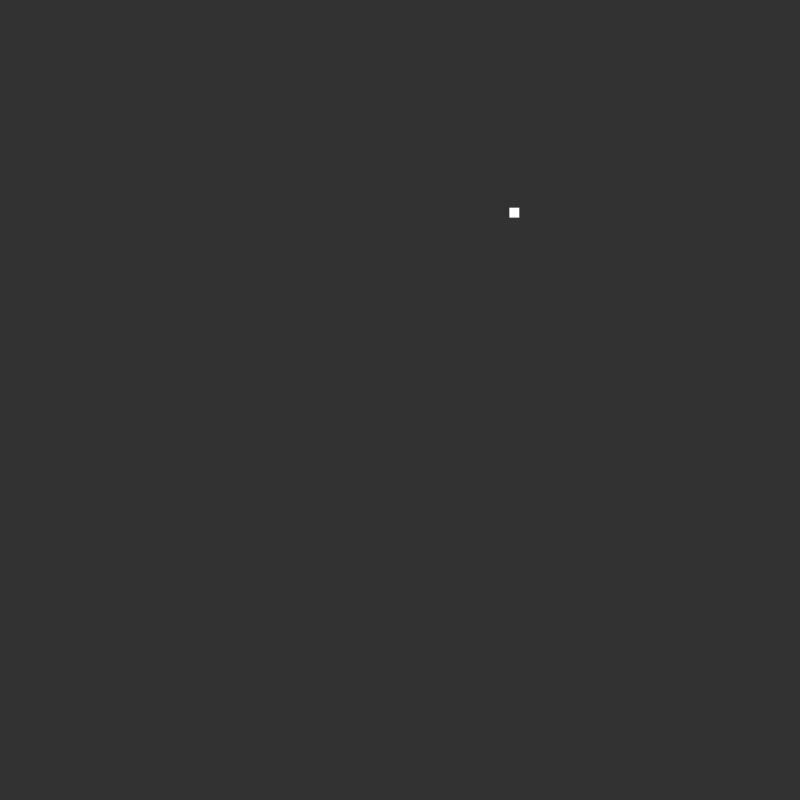
Frame 1 (no input)
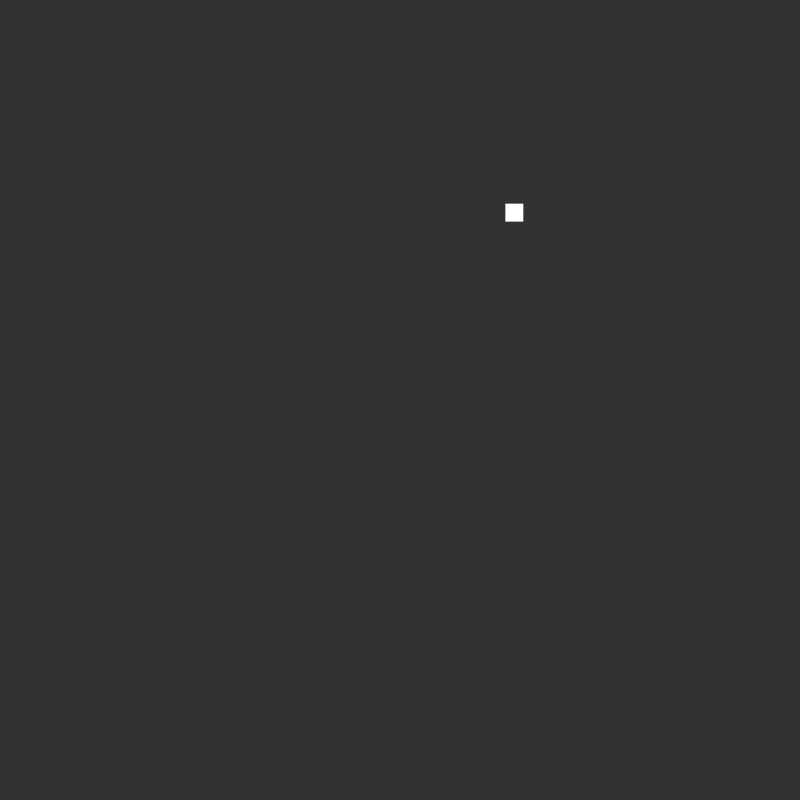
Frame 60 (the mouse pressed at the canvas centre just before this capture)
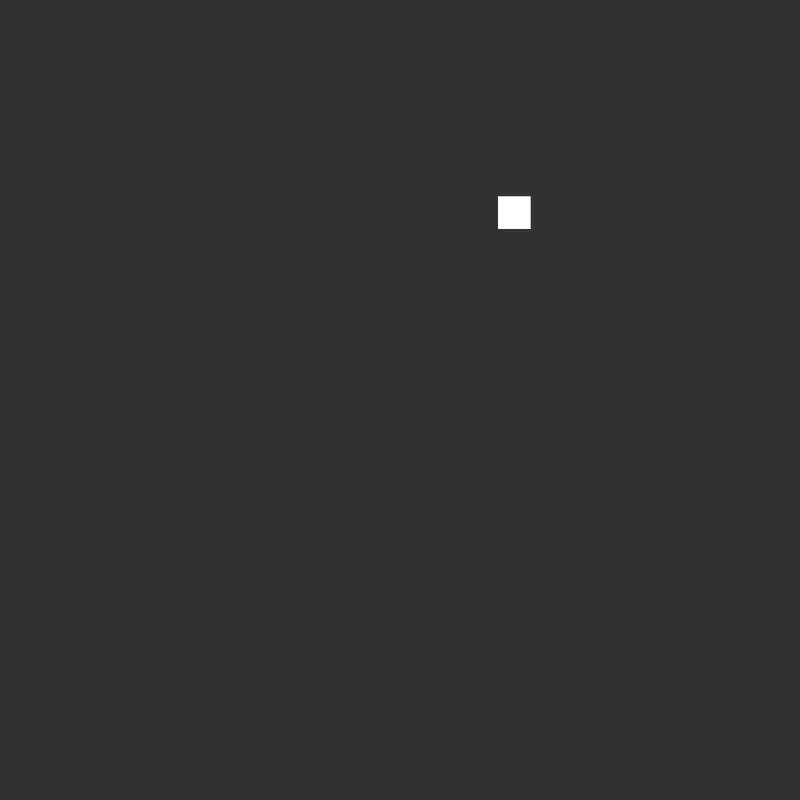
Frame 120 (the mouse held since frame 60 and released just before this capture)

The Processing sketch that drew these frames (run headless with seeded random() and noise(); from frame 60 on, the mouse is pressed at the canvas centre):

// Processing sketch: SimpleClass
// ── SimpleClass.pde

/*
SIMPLE CLASS
Jeff Thompson | 2017 | jeffreythompson.org

While the way we've been coding most of our examples up until
now (using loops and functions) has worked well, for more complex
projects we'll need a better system. One very common paradigm
is called "object-oriented programming" (or OOP, a term coined by
Alan Kay, famous for his work on early GUI systems), which lets us
create our own data types, and add features and actions to them.

In Java, we do this by creating a "class". We've actually already
used classes before – while an int is a "primitive" data type,
Strings are classes, and include lots of extras like the toUpperCase()
method.

For our first example, we'll create a really simple class for
a square, which includes variables like position and size, and
methods to display and change its size.

Lots more about OOP here:
+ https://en.wikipedia.org/wiki/Object-oriented_programming
+ https://softwareengineering.stackexchange.com/questions/142327/
  what-did-they-call-object-oriented-programming-before-alan-kay-
  invented-the-term
+ http://www2.latech.edu/~box/ase/tp/Per%20Kjeldaas%20Research%20Paper%20.pdf

CHALLENGES
+ Can you add another variable to the class for the rate of growth?
+ Here we have only one instance of the Square class – can you create
  another and see what happens?
+ Our square eventually gets so big it fills the screen. Can you modify
  the update() method to prevent that?

*/

Square s;    // a Square object called "s"


void setup() {
  size(800,800);
  
  // create an "instance" of the Square class
  s = new Square();
}


void draw() {
  background(50);
  
  // run the Square class' display() function
  // to draw it onscreen...
  s.display();
  
  // ...then make it get bigger
  s.update();
}


// our Square class
class Square {
  
  // "attributes" are data for every instance
  // of the class – here we give our square
  // a position onscreen
  float x, y;
  
  // and a width
  float w = 10;
  
  // the "constructor" for our class, which creates
  // the Square – this can take arguments (as we'll
  // see in upcoming examples)
  Square() {
    x = random(w, width-w);
    y = random(w, height-w);
  }
  
  // a class can also have "methods", or custom-written
  // functions that let our object do something
  // this creates easily re-usable code, especially if
  // we have many instances of the class in a single sketch
  
  // this method draws the square onscreen
  void display() {
    rectMode(CENTER);
    fill(255);
    noStroke();
    rect(x, y, w,w);
  }
  
  // every time this is called, the square
  // gets a little bigger
  void update() {
    w *= 1.01;
  }
}
    
